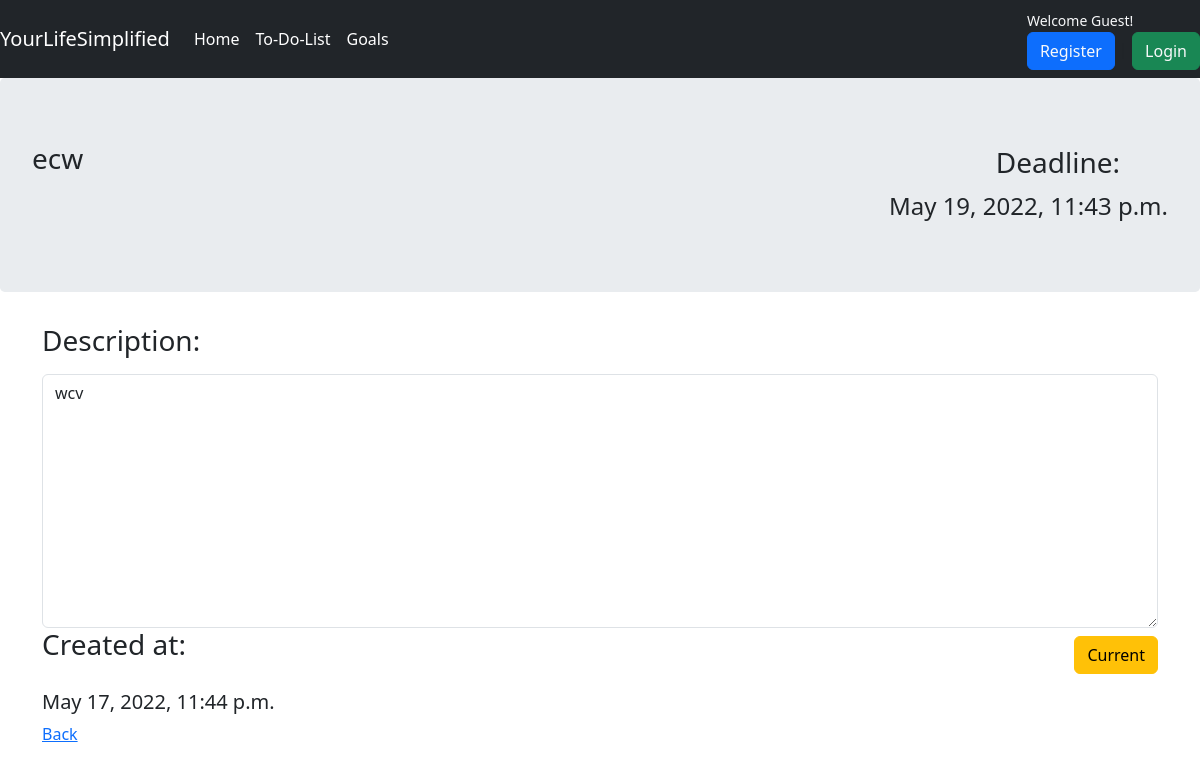
Page /todolist/task_description/18 on the committed database.
### todolist/models.py (models this page shows, shortened)
class ToDoList(models.Model):
    objects = None
    user = models.ForeignKey(User, on_delete=models.CASCADE, null=True)
    title = models.CharField(max_length=100, unique=True)
    description = models.TextField(max_length=10000, blank=True)
    end_date = models.DateTimeField(auto_now=False, blank=True)
    is_completed = models.BooleanField(default=False)
    is_late = models.BooleanField(default=False)
    created_at = models.DateTimeField(auto_now_add=True)
    session_key = models.CharField(max_length=100, blank=True)

### todolist/views.py (the view)
# urls.py: path('task_description/<int:id>', views.task_description, name='task_description'),
def task_description(request, id):
    if request.user.is_authenticated:
        task = ToDoList.objects.get(user=request.user, id=id)
    else:
        task = ToDoList.objects.get(user=None, id=id, session_key=request.session.session_key)
    context = {
        'task': task,
    }
    return render(request, 'to_do_list/task_description.html', context)

### templates/to_do_list/task_description.html
{% extends 'base.html' %}
{% block content %}
<div class="jumbotron">
    <div class="row">
        <div class="col">
            <h3>{{ task.title }}</h3>
        </div>
        <div class="col">
            <h3 class="text-right px-5 py-1">Deadline:</h3>
            <h4 class="text-right">{{ task.end_date }}</h4>
        </div>
    </div>
</div>
<div class="container">
<label><h3>Description:</h3></label>
<textarea class="form-control" rows="10" cols="10">{{ task.description }}</textarea>
    <div class="row">
    <div class="col">
    <h3>Created at:</h3>
        </div>
        <div class="col text-right py-2">
        {% if task.is_completed  %}
        <h5 class="btn btn-success">Completed</h5>
        {% else %}
        <h5 class="btn btn-warning">Current</h5>
        {% endif %}
            </div>
        </div>
<h5>{{task.created_at}}</h5>
    <a class="text-right" href="{% url 'todolist' %}">Back</a>
</div>
{% endblock %}

### rows in the picture
ToDoList: title "ecw", end_date "May 19, 2022, 11:43 p.m.", description "wcv", created_at "May 17, 2022, 11:44 p.m."
